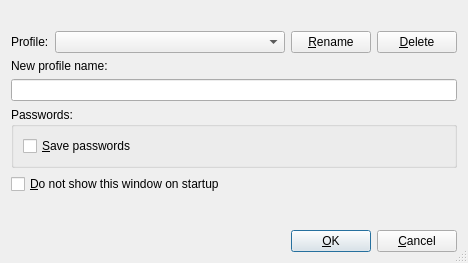
<?xml version="1.0" encoding="UTF-8"?>
<ui version="4.0">
 <class>ProfileSelectDialog</class>
 <widget class="QDialog" name="ProfileSelectDialog">
  <property name="geometry">
   <rect>
    <x>0</x>
    <y>0</y>
    <width>468</width>
    <height>263</height>
   </rect>
  </property>
  <property name="windowTitle">
   <string>Login</string>
  </property>
  <property name="sizeGripEnabled">
   <bool>true</bool>
  </property>
  <layout class="QVBoxLayout" name="verticalLayout_2">
   <item>
    <widget class="QLabel" name="lblMessage">
     <property name="font">
      <font>
       <weight>75</weight>
       <bold>true</bold>
      </font>
     </property>
     <property name="text">
      <string/>
     </property>
     <property name="alignment">
      <set>Qt::AlignCenter</set>
     </property>
     <property name="wordWrap">
      <bool>false</bool>
     </property>
    </widget>
   </item>
   <item>
    <layout class="QHBoxLayout" name="_4">
     <item>
      <widget class="QLabel" name="lblProfile">
       <property name="text">
        <string>Profile:</string>
       </property>
      </widget>
     </item>
     <item>
      <widget class="QComboBox" name="cmbProfile">
       <property name="sizePolicy">
        <sizepolicy hsizetype="Expanding" vsizetype="Fixed">
         <horstretch>0</horstretch>
         <verstretch>0</verstretch>
        </sizepolicy>
       </property>
       <property name="minimumSize">
        <size>
         <width>200</width>
         <height>0</height>
        </size>
       </property>
      </widget>
     </item>
     <item>
      <widget class="QPushButton" name="btnRename">
       <property name="text">
        <string>&amp;Rename</string>
       </property>
      </widget>
     </item>
     <item>
      <widget class="QPushButton" name="btnDelete">
       <property name="text">
        <string>&amp;Delete</string>
       </property>
      </widget>
     </item>
    </layout>
   </item>
   <item>
    <widget class="QLabel" name="labelNew">
     <property name="text">
      <string>New profile name:</string>
     </property>
    </widget>
   </item>
   <item>
    <widget class="QLineEdit" name="e_newName"/>
   </item>
   <item>
    <widget class="QGroupBox" name="groupBoxPasswords">
     <property name="sizePolicy">
      <sizepolicy hsizetype="Preferred" vsizetype="Preferred">
       <horstretch>0</horstretch>
       <verstretch>0</verstretch>
      </sizepolicy>
     </property>
     <property name="title">
      <string>Passwords:</string>
     </property>
     <layout class="QVBoxLayout" name="_2">
      <item>
       <layout class="QVBoxLayout" name="inputsLayout"/>
      </item>
      <item>
       <widget class="QCheckBox" name="chkSave">
        <property name="text">
         <string>&amp;Save passwords</string>
        </property>
       </widget>
      </item>
     </layout>
    </widget>
   </item>
   <item>
    <widget class="QCheckBox" name="chkNoShow">
     <property name="text">
      <string>&amp;Do not show this window on startup</string>
     </property>
    </widget>
   </item>
   <item>
    <spacer name="spacer_2">
     <property name="orientation">
      <enum>Qt::Vertical</enum>
     </property>
     <property name="sizeHint" stdset="0">
      <size>
       <width>20</width>
       <height>12</height>
      </size>
     </property>
    </spacer>
   </item>
   <item>
    <layout class="QHBoxLayout" name="_3">
     <item>
      <spacer name="spacer">
       <property name="orientation">
        <enum>Qt::Horizontal</enum>
       </property>
       <property name="sizeType">
        <enum>QSizePolicy::Expanding</enum>
       </property>
       <property name="sizeHint" stdset="0">
        <size>
         <width>20</width>
         <height>20</height>
        </size>
       </property>
      </spacer>
     </item>
     <item>
      <widget class="QPushButton" name="buttonOk">
       <property name="text">
        <string>&amp;OK</string>
       </property>
       <property name="autoDefault">
        <bool>true</bool>
       </property>
       <property name="default">
        <bool>true</bool>
       </property>
      </widget>
     </item>
     <item>
      <widget class="QPushButton" name="buttonCancel">
       <property name="text">
        <string>&amp;Cancel</string>
       </property>
       <property name="autoDefault">
        <bool>true</bool>
       </property>
      </widget>
     </item>
    </layout>
   </item>
  </layout>
 </widget>
 <tabstops>
  <tabstop>chkNoShow</tabstop>
  <tabstop>buttonOk</tabstop>
  <tabstop>buttonCancel</tabstop>
  <tabstop>cmbProfile</tabstop>
  <tabstop>btnDelete</tabstop>
  <tabstop>chkSave</tabstop>
 </tabstops>
 <resources/>
 <connections>
  <connection>
   <sender>buttonOk</sender>
   <signal>clicked()</signal>
   <receiver>ProfileSelectDialog</receiver>
   <slot>accept()</slot>
   <hints>
    <hint type="sourcelabel">
     <x>318</x>
     <y>246</y>
    </hint>
    <hint type="destinationlabel">
     <x>20</x>
     <y>20</y>
    </hint>
   </hints>
  </connection>
  <connection>
   <sender>buttonCancel</sender>
   <signal>clicked()</signal>
   <receiver>ProfileSelectDialog</receiver>
   <slot>reject()</slot>
   <hints>
    <hint type="sourcelabel">
     <x>403</x>
     <y>246</y>
    </hint>
    <hint type="destinationlabel">
     <x>20</x>
     <y>20</y>
    </hint>
   </hints>
  </connection>
  <connection>
   <sender>cmbProfile</sender>
   <signal>currentIndexChanged(int)</signal>
   <receiver>ProfileSelectDialog</receiver>
   <slot>profileChanged(int)</slot>
   <hints>
    <hint type="sourcelabel">
     <x>107</x>
     <y>41</y>
    </hint>
    <hint type="destinationlabel">
     <x>216</x>
     <y>222</y>
    </hint>
   </hints>
  </connection>
  <connection>
   <sender>chkSave</sender>
   <signal>clicked(bool)</signal>
   <receiver>ProfileSelectDialog</receiver>
   <slot>saveToggled(bool)</slot>
   <hints>
    <hint type="sourcelabel">
     <x>67</x>
     <y>171</y>
    </hint>
    <hint type="destinationlabel">
     <x>70</x>
     <y>223</y>
    </hint>
   </hints>
  </connection>
  <connection>
   <sender>btnRename</sender>
   <signal>clicked()</signal>
   <receiver>ProfileSelectDialog</receiver>
   <slot>profileRename()</slot>
   <hints>
    <hint type="sourcelabel">
     <x>331</x>
     <y>46</y>
    </hint>
    <hint type="destinationlabel">
     <x>373</x>
     <y>217</y>
    </hint>
   </hints>
  </connection>
  <connection>
   <sender>btnDelete</sender>
   <signal>clicked()</signal>
   <receiver>ProfileSelectDialog</receiver>
   <slot>profileDelete()</slot>
   <hints>
    <hint type="sourcelabel">
     <x>441</x>
     <y>43</y>
    </hint>
    <hint type="destinationlabel">
     <x>273</x>
     <y>234</y>
    </hint>
   </hints>
  </connection>
  <connection>
   <sender>e_newName</sender>
   <signal>textChanged(QString)</signal>
   <receiver>ProfileSelectDialog</receiver>
   <slot>newNameChanged(QString)</slot>
   <hints>
    <hint type="sourcelabel">
     <x>207</x>
     <y>102</y>
    </hint>
    <hint type="destinationlabel">
     <x>156</x>
     <y>239</y>
    </hint>
   </hints>
  </connection>
 </connections>
 <slots>
  <slot>profileChanged(int)</slot>
  <slot>saveToggled(bool)</slot>
  <slot>profileRename()</slot>
  <slot>profileDelete()</slot>
  <slot>newNameChanged(QString)</slot>
 </slots>
</ui>
